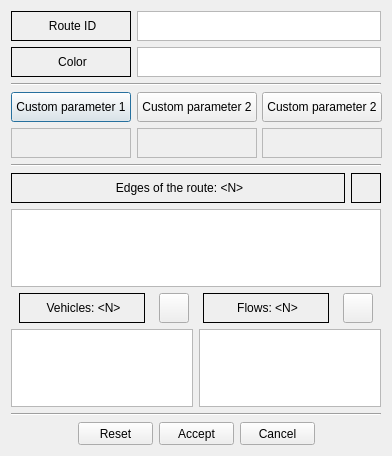
<?xml version="1.0" encoding="UTF-8"?>
<ui version="4.0">
 <class>routeItemDialog</class>
 <widget class="QDialog" name="routeItemDialog">
  <property name="geometry">
   <rect>
    <x>0</x>
    <y>0</y>
    <width>392</width>
    <height>456</height>
   </rect>
  </property>
  <property name="minimumSize">
   <size>
    <width>392</width>
    <height>456</height>
   </size>
  </property>
  <property name="maximumSize">
   <size>
    <width>392</width>
    <height>456</height>
   </size>
  </property>
  <property name="windowTitle">
   <string>Route properties</string>
  </property>
  <property name="windowIcon">
   <iconset resource="../../../resources/eNetEditorResources.qrc">
    <normaloff>:/items/route.png</normaloff>:/items/route.png</iconset>
  </property>
  <property name="modal">
   <bool>true</bool>
  </property>
  <layout class="QVBoxLayout" name="verticalLayout">
   <item>
    <layout class="QGridLayout" name="LayoutInformation">
     <item row="0" column="0">
      <widget class="QLabel" name="LabelID">
       <property name="minimumSize">
        <size>
         <width>120</width>
         <height>30</height>
        </size>
       </property>
       <property name="maximumSize">
        <size>
         <width>120</width>
         <height>30</height>
        </size>
       </property>
       <property name="frameShape">
        <enum>QFrame::Box</enum>
       </property>
       <property name="text">
        <string>&lt;html&gt;&lt;head/&gt;&lt;body&gt;&lt;p align=&quot;center&quot;&gt;Route ID&lt;/p&gt;&lt;/body&gt;&lt;/html&gt;</string>
       </property>
      </widget>
     </item>
     <item row="1" column="0">
      <widget class="QLabel" name="LabelColor">
       <property name="minimumSize">
        <size>
         <width>120</width>
         <height>30</height>
        </size>
       </property>
       <property name="maximumSize">
        <size>
         <width>120</width>
         <height>30</height>
        </size>
       </property>
       <property name="frameShape">
        <enum>QFrame::Box</enum>
       </property>
       <property name="text">
        <string>&lt;html&gt;&lt;head/&gt;&lt;body&gt;&lt;p align=&quot;center&quot;&gt;Color&lt;/p&gt;&lt;/body&gt;&lt;/html&gt;</string>
       </property>
      </widget>
     </item>
     <item row="1" column="1">
      <widget class="QTextEdit" name="TextColor">
       <property name="minimumSize">
        <size>
         <width>0</width>
         <height>30</height>
        </size>
       </property>
       <property name="maximumSize">
        <size>
         <width>16777215</width>
         <height>30</height>
        </size>
       </property>
      </widget>
     </item>
     <item row="0" column="1">
      <widget class="QTextEdit" name="TextRouteID">
       <property name="minimumSize">
        <size>
         <width>120</width>
         <height>30</height>
        </size>
       </property>
       <property name="maximumSize">
        <size>
         <width>16777215</width>
         <height>30</height>
        </size>
       </property>
      </widget>
     </item>
    </layout>
   </item>
   <item>
    <widget class="Line" name="line">
     <property name="orientation">
      <enum>Qt::Horizontal</enum>
     </property>
    </widget>
   </item>
   <item>
    <layout class="QHBoxLayout" name="horizontalLayout_3">
     <item>
      <widget class="QPushButton" name="ButtonCustomParameter1Name">
       <property name="sizePolicy">
        <sizepolicy hsizetype="Minimum" vsizetype="Minimum">
         <horstretch>0</horstretch>
         <verstretch>0</verstretch>
        </sizepolicy>
       </property>
       <property name="minimumSize">
        <size>
         <width>120</width>
         <height>30</height>
        </size>
       </property>
       <property name="maximumSize">
        <size>
         <width>120</width>
         <height>30</height>
        </size>
       </property>
       <property name="text">
        <string>Custom parameter 1</string>
       </property>
      </widget>
     </item>
     <item>
      <widget class="QPushButton" name="ButtonCustomParameter2Name">
       <property name="sizePolicy">
        <sizepolicy hsizetype="Minimum" vsizetype="Minimum">
         <horstretch>0</horstretch>
         <verstretch>0</verstretch>
        </sizepolicy>
       </property>
       <property name="minimumSize">
        <size>
         <width>120</width>
         <height>30</height>
        </size>
       </property>
       <property name="maximumSize">
        <size>
         <width>120</width>
         <height>30</height>
        </size>
       </property>
       <property name="text">
        <string>Custom parameter 2</string>
       </property>
      </widget>
     </item>
     <item>
      <widget class="QPushButton" name="ButtonCustomParameter3Name">
       <property name="sizePolicy">
        <sizepolicy hsizetype="Minimum" vsizetype="Minimum">
         <horstretch>0</horstretch>
         <verstretch>0</verstretch>
        </sizepolicy>
       </property>
       <property name="minimumSize">
        <size>
         <width>120</width>
         <height>30</height>
        </size>
       </property>
       <property name="maximumSize">
        <size>
         <width>120</width>
         <height>30</height>
        </size>
       </property>
       <property name="text">
        <string>Custom parameter 2</string>
       </property>
      </widget>
     </item>
    </layout>
   </item>
   <item>
    <layout class="QHBoxLayout" name="horizontalLayout_4">
     <item>
      <widget class="QTextEdit" name="TextCustomParameter1Value">
       <property name="enabled">
        <bool>false</bool>
       </property>
       <property name="minimumSize">
        <size>
         <width>120</width>
         <height>30</height>
        </size>
       </property>
       <property name="maximumSize">
        <size>
         <width>120</width>
         <height>30</height>
        </size>
       </property>
       <property name="verticalScrollBarPolicy">
        <enum>Qt::ScrollBarAlwaysOff</enum>
       </property>
       <property name="horizontalScrollBarPolicy">
        <enum>Qt::ScrollBarAlwaysOff</enum>
       </property>
       <property name="html">
        <string>&lt;!DOCTYPE HTML PUBLIC &quot;-//W3C//DTD HTML 4.0//EN&quot; &quot;http://www.w3.org/TR/REC-html40/strict.dtd&quot;&gt;
&lt;html&gt;&lt;head&gt;&lt;meta name=&quot;qrichtext&quot; content=&quot;1&quot; /&gt;&lt;style type=&quot;text/css&quot;&gt;
p, li { white-space: pre-wrap; }
&lt;/style&gt;&lt;/head&gt;&lt;body style=&quot; font-family:'MS Shell Dlg 2'; font-size:8.25pt; font-weight:400; font-style:normal;&quot;&gt;
&lt;p align=&quot;center&quot; style=&quot;-qt-paragraph-type:empty; margin-top:0px; margin-bottom:0px; margin-left:0px; margin-right:0px; -qt-block-indent:0; text-indent:0px;&quot;&gt;&lt;br /&gt;&lt;/p&gt;&lt;/body&gt;&lt;/html&gt;</string>
       </property>
       <property name="textInteractionFlags">
        <set>Qt::LinksAccessibleByKeyboard|Qt::LinksAccessibleByMouse|Qt::TextBrowserInteraction|Qt::TextEditable|Qt::TextEditorInteraction|Qt::TextSelectableByKeyboard|Qt::TextSelectableByMouse</set>
       </property>
      </widget>
     </item>
     <item>
      <widget class="QTextEdit" name="TextCustomParameter2Value">
       <property name="enabled">
        <bool>false</bool>
       </property>
       <property name="minimumSize">
        <size>
         <width>120</width>
         <height>30</height>
        </size>
       </property>
       <property name="maximumSize">
        <size>
         <width>120</width>
         <height>30</height>
        </size>
       </property>
       <property name="verticalScrollBarPolicy">
        <enum>Qt::ScrollBarAlwaysOff</enum>
       </property>
       <property name="horizontalScrollBarPolicy">
        <enum>Qt::ScrollBarAlwaysOff</enum>
       </property>
       <property name="html">
        <string>&lt;!DOCTYPE HTML PUBLIC &quot;-//W3C//DTD HTML 4.0//EN&quot; &quot;http://www.w3.org/TR/REC-html40/strict.dtd&quot;&gt;
&lt;html&gt;&lt;head&gt;&lt;meta name=&quot;qrichtext&quot; content=&quot;1&quot; /&gt;&lt;style type=&quot;text/css&quot;&gt;
p, li { white-space: pre-wrap; }
&lt;/style&gt;&lt;/head&gt;&lt;body style=&quot; font-family:'MS Shell Dlg 2'; font-size:8.25pt; font-weight:400; font-style:normal;&quot;&gt;
&lt;p align=&quot;center&quot; style=&quot;-qt-paragraph-type:empty; margin-top:0px; margin-bottom:0px; margin-left:0px; margin-right:0px; -qt-block-indent:0; text-indent:0px;&quot;&gt;&lt;br /&gt;&lt;/p&gt;&lt;/body&gt;&lt;/html&gt;</string>
       </property>
       <property name="textInteractionFlags">
        <set>Qt::LinksAccessibleByKeyboard|Qt::LinksAccessibleByMouse|Qt::TextBrowserInteraction|Qt::TextEditable|Qt::TextEditorInteraction|Qt::TextSelectableByKeyboard|Qt::TextSelectableByMouse</set>
       </property>
      </widget>
     </item>
     <item>
      <widget class="QTextEdit" name="TextCustomParameter3Value">
       <property name="enabled">
        <bool>false</bool>
       </property>
       <property name="minimumSize">
        <size>
         <width>120</width>
         <height>30</height>
        </size>
       </property>
       <property name="maximumSize">
        <size>
         <width>120</width>
         <height>30</height>
        </size>
       </property>
       <property name="verticalScrollBarPolicy">
        <enum>Qt::ScrollBarAlwaysOff</enum>
       </property>
       <property name="horizontalScrollBarPolicy">
        <enum>Qt::ScrollBarAlwaysOff</enum>
       </property>
       <property name="html">
        <string>&lt;!DOCTYPE HTML PUBLIC &quot;-//W3C//DTD HTML 4.0//EN&quot; &quot;http://www.w3.org/TR/REC-html40/strict.dtd&quot;&gt;
&lt;html&gt;&lt;head&gt;&lt;meta name=&quot;qrichtext&quot; content=&quot;1&quot; /&gt;&lt;style type=&quot;text/css&quot;&gt;
p, li { white-space: pre-wrap; }
&lt;/style&gt;&lt;/head&gt;&lt;body style=&quot; font-family:'MS Shell Dlg 2'; font-size:8.25pt; font-weight:400; font-style:normal;&quot;&gt;
&lt;p align=&quot;center&quot; style=&quot;-qt-paragraph-type:empty; margin-top:0px; margin-bottom:0px; margin-left:0px; margin-right:0px; -qt-block-indent:0; text-indent:0px;&quot;&gt;&lt;br /&gt;&lt;/p&gt;&lt;/body&gt;&lt;/html&gt;</string>
       </property>
       <property name="textInteractionFlags">
        <set>Qt::LinksAccessibleByKeyboard|Qt::LinksAccessibleByMouse|Qt::TextBrowserInteraction|Qt::TextEditable|Qt::TextEditorInteraction|Qt::TextSelectableByKeyboard|Qt::TextSelectableByMouse</set>
       </property>
      </widget>
     </item>
    </layout>
   </item>
   <item>
    <widget class="Line" name="line_2">
     <property name="orientation">
      <enum>Qt::Horizontal</enum>
     </property>
    </widget>
   </item>
   <item>
    <layout class="QHBoxLayout" name="horizontalLayout">
     <item>
      <widget class="QLabel" name="LabelListOfEdges">
       <property name="minimumSize">
        <size>
         <width>126</width>
         <height>30</height>
        </size>
       </property>
       <property name="maximumSize">
        <size>
         <width>16777215</width>
         <height>30</height>
        </size>
       </property>
       <property name="frameShape">
        <enum>QFrame::Box</enum>
       </property>
       <property name="text">
        <string>&lt;html&gt;&lt;head/&gt;&lt;body&gt;&lt;p align=&quot;center&quot;&gt;Edges of the route: &amp;lt;N&amp;gt;&lt;/p&gt;&lt;/body&gt;&lt;/html&gt;</string>
       </property>
      </widget>
     </item>
     <item>
      <widget class="QLabel" name="LabelListOfEdgesIcon">
       <property name="minimumSize">
        <size>
         <width>30</width>
         <height>30</height>
        </size>
       </property>
       <property name="maximumSize">
        <size>
         <width>30</width>
         <height>30</height>
        </size>
       </property>
       <property name="styleSheet">
        <string notr="true">image: url(:/icons/edges/edge.png);</string>
       </property>
       <property name="frameShape">
        <enum>QFrame::Box</enum>
       </property>
       <property name="text">
        <string>&lt;html&gt;&lt;head/&gt;&lt;body&gt;&lt;p align=&quot;center&quot;&gt;&lt;br/&gt;&lt;/p&gt;&lt;/body&gt;&lt;/html&gt;</string>
       </property>
      </widget>
     </item>
    </layout>
   </item>
   <item>
    <widget class="QListWidget" name="ListOfEdges">
     <property name="minimumSize">
      <size>
       <width>0</width>
       <height>0</height>
      </size>
     </property>
     <property name="maximumSize">
      <size>
       <width>16777215</width>
       <height>16777215</height>
      </size>
     </property>
    </widget>
   </item>
   <item>
    <layout class="QHBoxLayout" name="LayoutLabels">
     <item>
      <widget class="QLabel" name="LabelListOfVehicles">
       <property name="minimumSize">
        <size>
         <width>126</width>
         <height>30</height>
        </size>
       </property>
       <property name="maximumSize">
        <size>
         <width>120</width>
         <height>30</height>
        </size>
       </property>
       <property name="frameShape">
        <enum>QFrame::Box</enum>
       </property>
       <property name="text">
        <string>&lt;html&gt;&lt;head/&gt;&lt;body&gt;&lt;p align=&quot;center&quot;&gt;Vehicles: &amp;lt;N&amp;gt;&lt;/p&gt;&lt;/body&gt;&lt;/html&gt;</string>
       </property>
      </widget>
     </item>
     <item>
      <widget class="QPushButton" name="ButtonAddVehicle">
       <property name="minimumSize">
        <size>
         <width>30</width>
         <height>30</height>
        </size>
       </property>
       <property name="maximumSize">
        <size>
         <width>30</width>
         <height>30</height>
        </size>
       </property>
       <property name="text">
        <string/>
       </property>
       <property name="icon">
        <iconset resource="../../../resources/eNetEditorResources.qrc">
         <normaloff>:/main/add.ico</normaloff>:/main/add.ico</iconset>
       </property>
      </widget>
     </item>
     <item>
      <widget class="QLabel" name="LabelListOfFlows">
       <property name="minimumSize">
        <size>
         <width>126</width>
         <height>30</height>
        </size>
       </property>
       <property name="maximumSize">
        <size>
         <width>120</width>
         <height>30</height>
        </size>
       </property>
       <property name="frameShape">
        <enum>QFrame::Box</enum>
       </property>
       <property name="text">
        <string>&lt;html&gt;&lt;head/&gt;&lt;body&gt;&lt;p align=&quot;center&quot;&gt;Flows: &amp;lt;N&amp;gt;&lt;/p&gt;&lt;/body&gt;&lt;/html&gt;</string>
       </property>
      </widget>
     </item>
     <item>
      <widget class="QPushButton" name="ButtonAddFlow">
       <property name="minimumSize">
        <size>
         <width>30</width>
         <height>30</height>
        </size>
       </property>
       <property name="maximumSize">
        <size>
         <width>30</width>
         <height>30</height>
        </size>
       </property>
       <property name="text">
        <string/>
       </property>
       <property name="icon">
        <iconset resource="../../../resources/eNetEditorResources.qrc">
         <normaloff>:/main/add.ico</normaloff>:/main/add.ico</iconset>
       </property>
      </widget>
     </item>
    </layout>
   </item>
   <item>
    <layout class="QHBoxLayout" name="LayoutListsVehiclesFlows">
     <item>
      <widget class="QListWidget" name="ListOfVehicles">
       <property name="minimumSize">
        <size>
         <width>0</width>
         <height>0</height>
        </size>
       </property>
       <property name="maximumSize">
        <size>
         <width>16777215</width>
         <height>16777215</height>
        </size>
       </property>
      </widget>
     </item>
     <item>
      <widget class="QListWidget" name="ListOfFlows">
       <property name="minimumSize">
        <size>
         <width>0</width>
         <height>0</height>
        </size>
       </property>
       <property name="maximumSize">
        <size>
         <width>16777215</width>
         <height>16777215</height>
        </size>
       </property>
      </widget>
     </item>
    </layout>
   </item>
   <item>
    <widget class="Line" name="Line">
     <property name="orientation">
      <enum>Qt::Horizontal</enum>
     </property>
    </widget>
   </item>
   <item>
    <layout class="QHBoxLayout" name="LayoutButtons">
     <item>
      <spacer name="horizontalSpacer1">
       <property name="orientation">
        <enum>Qt::Horizontal</enum>
       </property>
       <property name="sizeHint" stdset="0">
        <size>
         <width>40</width>
         <height>20</height>
        </size>
       </property>
      </spacer>
     </item>
     <item>
      <widget class="QPushButton" name="ButtonReset">
       <property name="minimumSize">
        <size>
         <width>75</width>
         <height>23</height>
        </size>
       </property>
       <property name="maximumSize">
        <size>
         <width>75</width>
         <height>23</height>
        </size>
       </property>
       <property name="sizeIncrement">
        <size>
         <width>0</width>
         <height>0</height>
        </size>
       </property>
       <property name="text">
        <string>Reset</string>
       </property>
       <property name="icon">
        <iconset resource="../../../resources/eNetEditorResources.qrc">
         <normaloff>:/main/reset.ico</normaloff>:/main/reset.ico</iconset>
       </property>
      </widget>
     </item>
     <item>
      <widget class="QPushButton" name="ButtonAccept">
       <property name="minimumSize">
        <size>
         <width>75</width>
         <height>23</height>
        </size>
       </property>
       <property name="maximumSize">
        <size>
         <width>75</width>
         <height>23</height>
        </size>
       </property>
       <property name="text">
        <string>Accept</string>
       </property>
       <property name="icon">
        <iconset resource="../../../resources/eNetEditorResources.qrc">
         <normaloff>:/main/accept.ico</normaloff>:/main/accept.ico</iconset>
       </property>
      </widget>
     </item>
     <item>
      <widget class="QPushButton" name="ButtonCancel">
       <property name="minimumSize">
        <size>
         <width>75</width>
         <height>23</height>
        </size>
       </property>
       <property name="maximumSize">
        <size>
         <width>75</width>
         <height>23</height>
        </size>
       </property>
       <property name="text">
        <string>Cancel</string>
       </property>
       <property name="icon">
        <iconset resource="../../../resources/eNetEditorResources.qrc">
         <normaloff>:/main/cancel.ico</normaloff>:/main/cancel.ico</iconset>
       </property>
      </widget>
     </item>
     <item>
      <spacer name="horizontalSpacer2">
       <property name="orientation">
        <enum>Qt::Horizontal</enum>
       </property>
       <property name="sizeHint" stdset="0">
        <size>
         <width>40</width>
         <height>20</height>
        </size>
       </property>
      </spacer>
     </item>
    </layout>
   </item>
  </layout>
  <zorder>Line</zorder>
  <zorder>ListOfEdges</zorder>
  <zorder>line</zorder>
  <zorder>line_2</zorder>
 </widget>
 <resources>
  <include location="../../../resources/eNetEditorResources.qrc"/>
 </resources>
 <connections/>
</ui>
